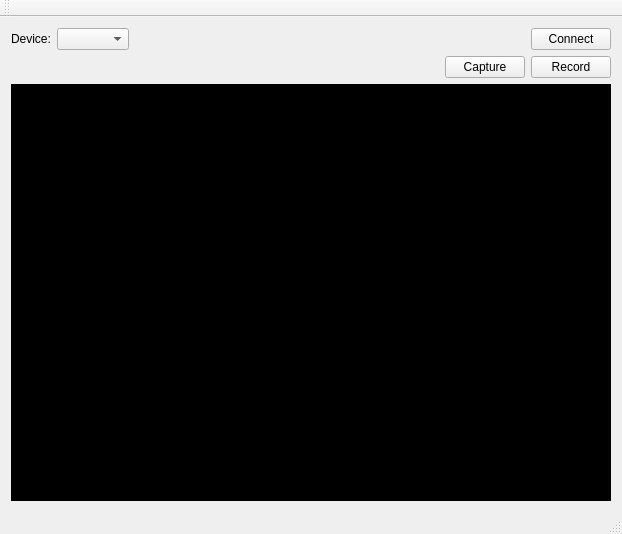
<?xml version="1.0" encoding="UTF-8"?>
<ui version="4.0">
 <class>MainWindow</class>
 <widget class="QMainWindow" name="MainWindow">
  <property name="geometry">
   <rect>
    <x>0</x>
    <y>0</y>
    <width>622</width>
    <height>534</height>
   </rect>
  </property>
  <property name="windowTitle">
   <string>MainWindow</string>
  </property>
  <widget class="QWidget" name="centralWidget">
   <layout class="QVBoxLayout" name="verticalLayout">
    <item>
     <layout class="QHBoxLayout" name="horizontalLayout">
      <item>
       <widget class="QLabel" name="label">
        <property name="text">
         <string>Device:</string>
        </property>
       </widget>
      </item>
      <item>
       <widget class="QComboBox" name="deviceSelection"/>
      </item>
      <item>
       <spacer name="horizontalSpacer">
        <property name="orientation">
         <enum>Qt::Horizontal</enum>
        </property>
        <property name="sizeHint" stdset="0">
         <size>
          <width>40</width>
          <height>20</height>
         </size>
        </property>
       </spacer>
      </item>
      <item>
       <widget class="QPushButton" name="connectButton">
        <property name="text">
         <string>Connect</string>
        </property>
       </widget>
      </item>
     </layout>
    </item>
    <item>
     <layout class="QHBoxLayout" name="horizontalLayout_3">
      <property name="topMargin">
       <number>0</number>
      </property>
      <item>
       <spacer name="horizontalSpacer_2">
        <property name="orientation">
         <enum>Qt::Horizontal</enum>
        </property>
        <property name="sizeHint" stdset="0">
         <size>
          <width>40</width>
          <height>20</height>
         </size>
        </property>
       </spacer>
      </item>
      <item>
       <widget class="QPushButton" name="captureButton">
        <property name="text">
         <string>Capture</string>
        </property>
       </widget>
      </item>
      <item>
       <widget class="QPushButton" name="recordButton">
        <property name="text">
         <string>Record</string>
        </property>
       </widget>
      </item>
     </layout>
    </item>
    <item>
     <widget class="QFrame" name="horizontalFrame_2">
      <property name="sizePolicy">
       <sizepolicy hsizetype="Expanding" vsizetype="Expanding">
        <horstretch>0</horstretch>
        <verstretch>0</verstretch>
       </sizepolicy>
      </property>
      <property name="styleSheet">
       <string notr="true">background-color: rgb(0,0,0)</string>
      </property>
      <layout class="QHBoxLayout" name="horizontalLayout_2"/>
     </widget>
    </item>
   </layout>
  </widget>
  <widget class="QMenuBar" name="menuBar">
   <property name="geometry">
    <rect>
     <x>0</x>
     <y>0</y>
     <width>622</width>
     <height>22</height>
    </rect>
   </property>
  </widget>
  <widget class="QToolBar" name="mainToolBar">
   <attribute name="toolBarArea">
    <enum>TopToolBarArea</enum>
   </attribute>
   <attribute name="toolBarBreak">
    <bool>false</bool>
   </attribute>
  </widget>
  <widget class="QStatusBar" name="statusBar"/>
 </widget>
 <layoutdefault spacing="6" margin="11"/>
 <resources/>
 <connections/>
</ui>
